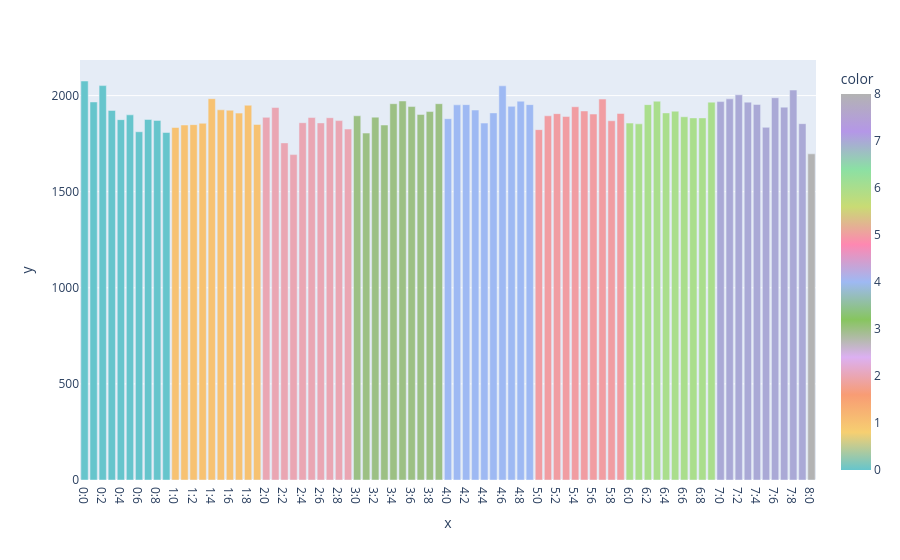

Write notebook code for a chart like this one.
### Code cell
px.bar(x=[f"{idx[0]}:{idx[1]}" for idx in CHUNK.index.to_list()], y=CHUNK.n_chars, color=CHUNK.reset_index().level_1, 
      color_continuous_scale = px.colors.qualitative.Pastel)

### Figure 1 — Plotly figure (JSON) as saved in the notebook; plotly's stock layout.template omitted (floating-point values rounded to 4 significant figures)
{"data": [{"alignmentgroup": "True", "hovertemplate": "x=%{x}<br>y=%{y}<br>color=%{marker.color}<extra></extra>", "legendgroup": "", "marker": {"color": [0, 0, 0, 0, 0, 0, 0, 0, 0, 0, 1, 1, 1, 1, 1, 1, 1, 1, 1, 1, 2, 2, 2, 2, 2, 2, 2, 2, 2, 2, 3, 3, 3, 3, 3, 3, 3, 3, 3, 3, 4, 4, 4, 4, 4, 4, 4, 4, 4, 4, 5, 5, 5, 5, 5, 5, 5, 5, 5, 5, 6, 6, 6, 6, 6, 6, 6, 6, 6, 6, 7, 7, 7, 7, 7, 7, 7, 7, 7, 7, 8], "coloraxis": "coloraxis", "pattern": {"shape": ""}}, "name": "", "offsetgroup": "", "orientation": "v", "showlegend": false, "textposition": "auto", "type": "bar", "x": ["0:0", "0:1", "0:2", "0:3", "0:4", "0:5", "0:6", "0:7", "0:8", "0:9", "1:0", "1:1", "1:2", "1:3", "1:4", "1:5", "1:6", "1:7", "1:8", "1:9", "2:0", "2:1", "2:2", "2:3", "2:4", "2:5", "2:6", "2:7", "2:8", "2:9", "3:0", "3:1", "3:2", "3:3", "3:4", "3:5", "3:6", "3:7", "3:8", "3:9", "4:0", "4:1", "4:2", "4:3", "4:4", "4:5", "4:6", "4:7", "4:8", "4:9", "5:0", "5:1", "5:2", "5:3", "5:4", "5:5", "5:6", "5:7", "5:8", "5:9", "6:0", "6:1", "6:2", "6:3", "6:4", "6:5", "6:6", "6:7", "6:8", "6:9", "7:0", "7:1", "7:2", "7:3", "7:4", "7:5", "7:6", "7:7", "7:8", "7:9", "8:0"], "xaxis": "x", "y": [2076, 1967, 2052, 1923, 1875, 1900, 1812, 1876, 1871, 1808, 1834, 1847, 1849, 1856, 1984, 1926, 1924, 1909, 1950, 1850, 1887, 1938, 1754, 1693, 1859, 1886, 1858, 1885, 1870, 1826, 1895, 1805, 1888, 1847, 1958, 1972, 1943, 1902, 1917, 1958, 1880, 1952, 1953, 1925, 1857, 1910, 2051, 1944, 1971, 1953, 1823, 1895, 1906, 1891, 1942, 1920, 1904, 1982, 1869, 1907, 1857, 1853, 1953, 1971, 1910, 1919, 1890, 1884, 1884, 1966, 1969, 1983, 2004, 1966, 1954, 1835, 1989, 1940, 2029, 1854, 1697], "yaxis": "y"}], "layout": {"autosize": true, "barmode": "relative", "coloraxis": {"colorbar": {"title": {"text": "color"}}, "colorscale": [[0, "rgb(102, 197, 204)"], [0.1, "rgb(246, 207, 113)"], [0.2, "rgb(248, 156, 116)"], [0.3, "rgb(220, 176, 242)"], [0.4, "rgb(135, 197, 95)"], [0.5, "rgb(158, 185, 243)"], [0.6, "rgb(254, 136, 177)"], [0.7, "rgb(201, 219, 116)"], [0.8, "rgb(139, 224, 164)"], [0.9, "rgb(180, 151, 231)"], [1, "rgb(179, 179, 179)"]]}, "legend": {"tracegroupgap": 0}, "margin": {"t": 60}, "xaxis": {"anchor": "y", "autorange": true, "domain": [0, 1], "range": [-0.5, 80.5], "title": {"text": "x"}, "type": "category"}, "yaxis": {"anchor": "x", "autorange": true, "domain": [0, 1], "range": [0, 2185.0], "title": {"text": "y"}, "type": "linear"}}}
